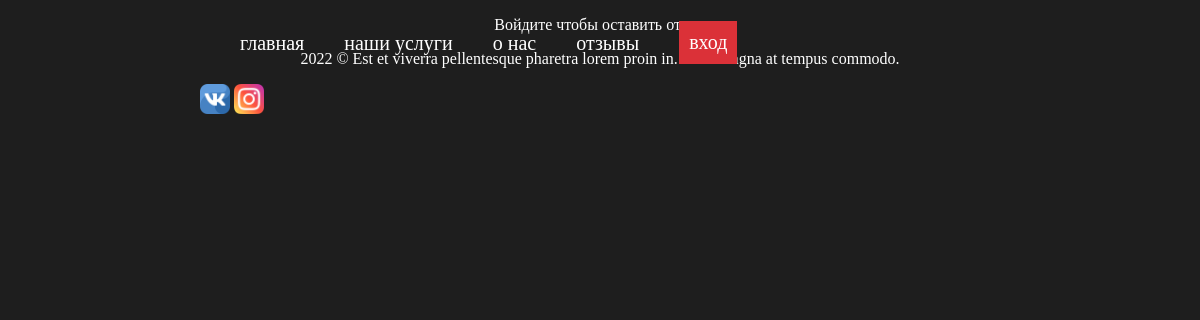
The app's page /comments/, older data.
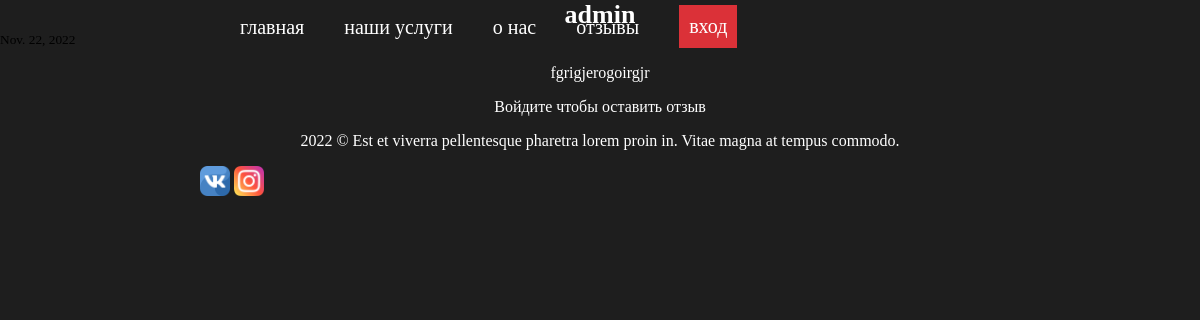
The same page, newer data.
### comments/models.py (models this page shows)
class Comment(models.Model):
    text = models.CharField(max_length=512)
    date = models.DateField(auto_now_add=True)
    user = models.ForeignKey(User, on_delete=models.CASCADE)

### comments/views.py (the view)
# urls.py: path('comments/', comment.showcomments, name='comments'),
def showcomments(request):
    comments = Comment.objects.all()
    return render(request, 'comments/base.html', {'comments' : comments})

### comments/templates/comments/base.html (shortened to what this page needs)
{% load static %}
<!DOCTYPE html>
<html lang="en">
<head>
    <link rel="stylesheet" href="{% static 'css/header.css' %}">
    <link rel="stylesheet" href="{% static 'css/index.css' %}">
</head>
<body>
    <header>
        <div class="header_iner">
          <div class="conteiner">
              <div class="header_menu">
                <nav>
                  <ul>
                    <li><a href="#">главная</a></li>
                    <li><a href="services.html">наши услуги</a></li>
                    <li><a href="#">о нас</a></li>
                    <li><a href="{% url 'comments' %}">отзывы</a></li>
                  </ul>
                </nav>
                <div class="input">
                  <a href="LoginRegistration.html">вход</a>
                </div>
              </div>
            </div>
        </div>
      </header>
    <main>
    {% for comment in comments %}
        <div class="comment">
            <h3>{{ comment.user }} </h3>
            <small>{{ comment.date }}</small>
            <p>{{ comment.text }}</p>
        </div>
    {% endfor %}
    {% if user.is_authenticated %}
        <h3>dfergergrtg</h3>
        {% block content %}{% endblock %}
    {% else %}
        <p>Войдите чтобы оставить отзыв</p>
    {% endif %}
    </main>
    <footer>
        <div class="conteiner">
        <p class="footer">
          2022 © Est et viverra pellentesque pharetra lorem proin in. Vitae magna at tempus commodo.
        </p>
        <div class="social_network">
          <img src="{% static 'img/vk.png' %}" width="30px" height="30px">
          <img src="{% static 'img/instagram.png' %}" width="30px" height="30px">
        </div>
      </div>
      </footer>
</body>
</html>

Row changes from the older to the newer data that the page shows:
added Comment: user "admin", date "Nov. 22, 2022", text "fgrigjerogoirgjr"
